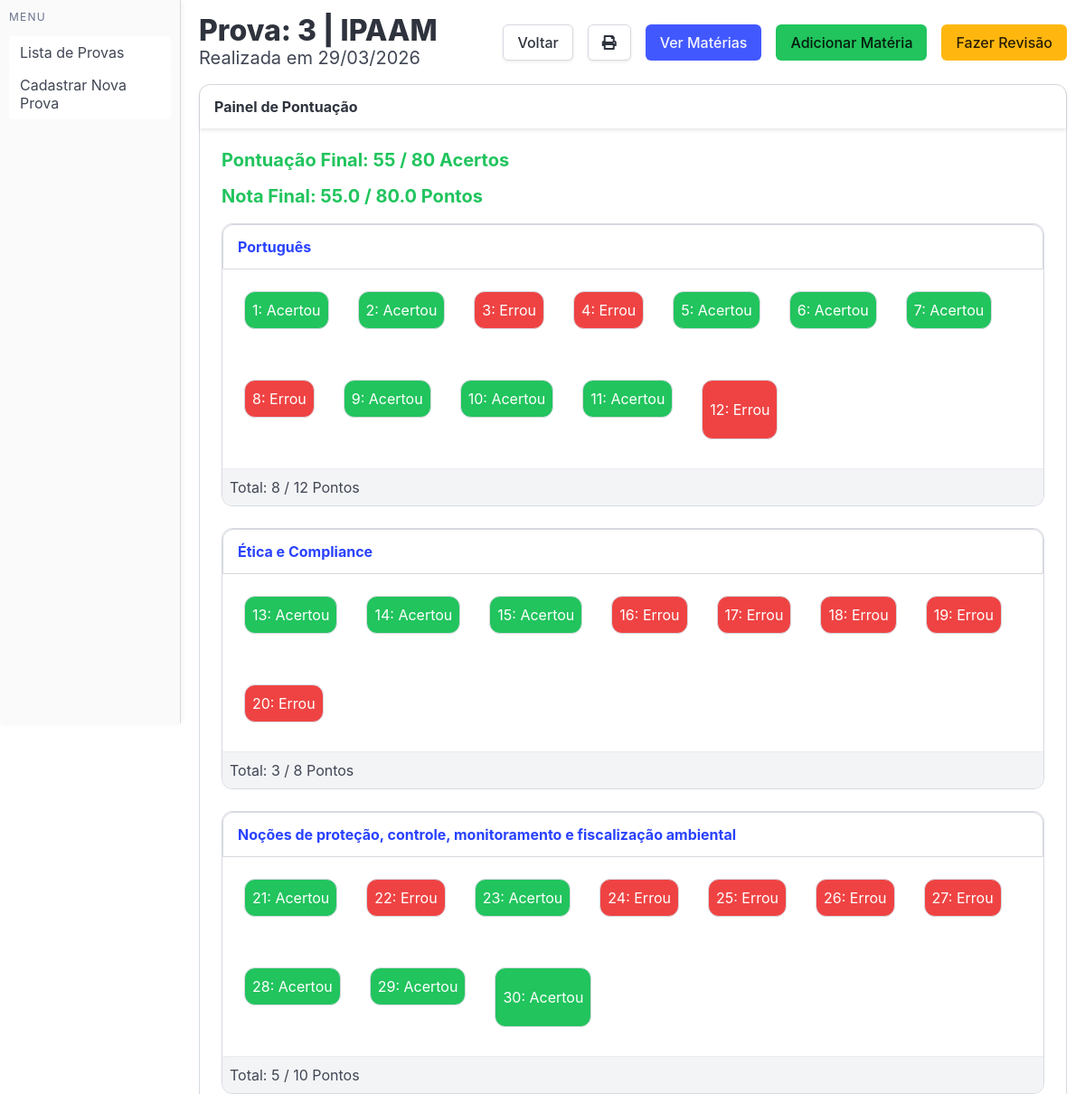
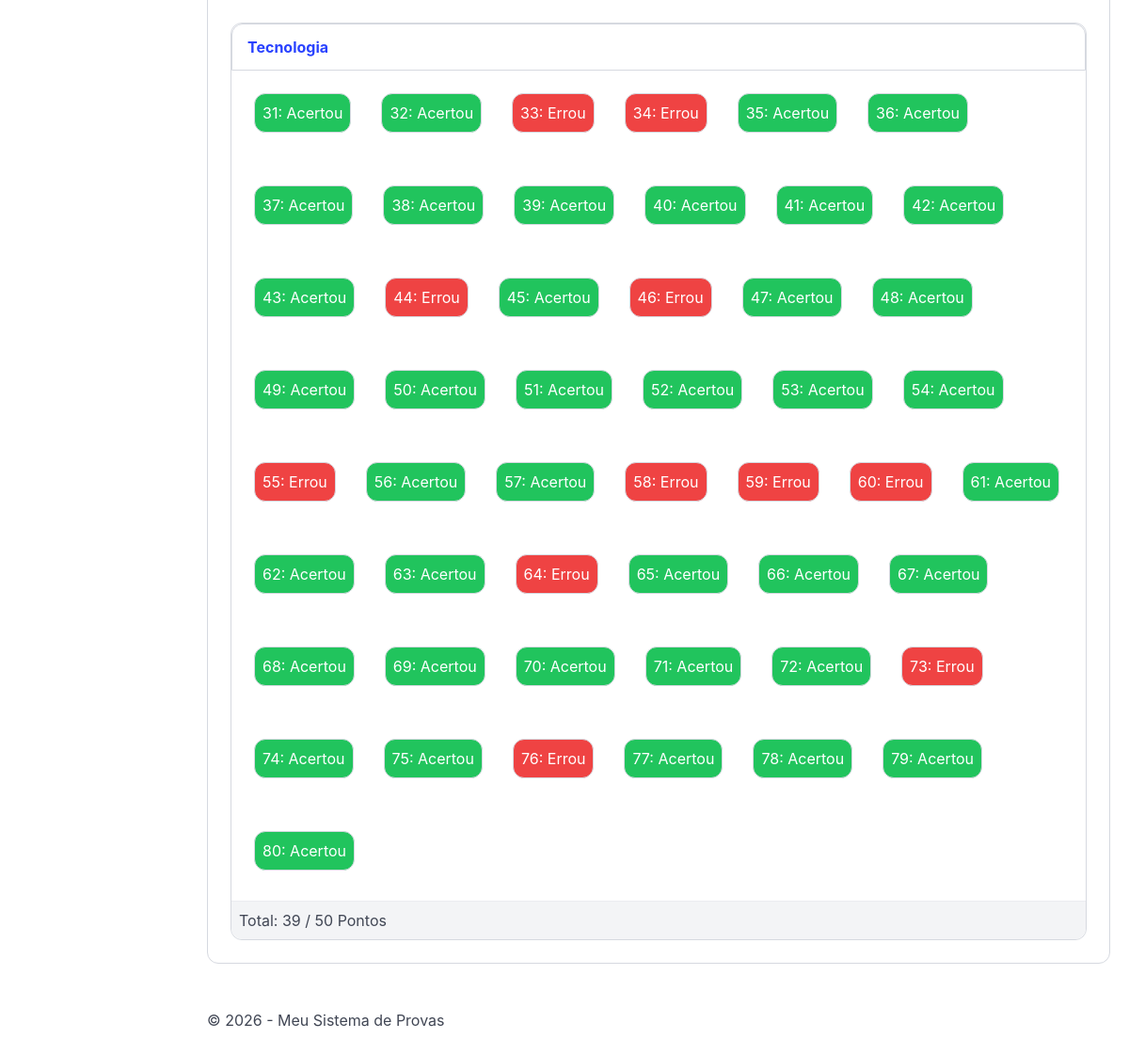
The page /provas/ver/3 on the database as committed earlier (2 pictures, top to bottom).
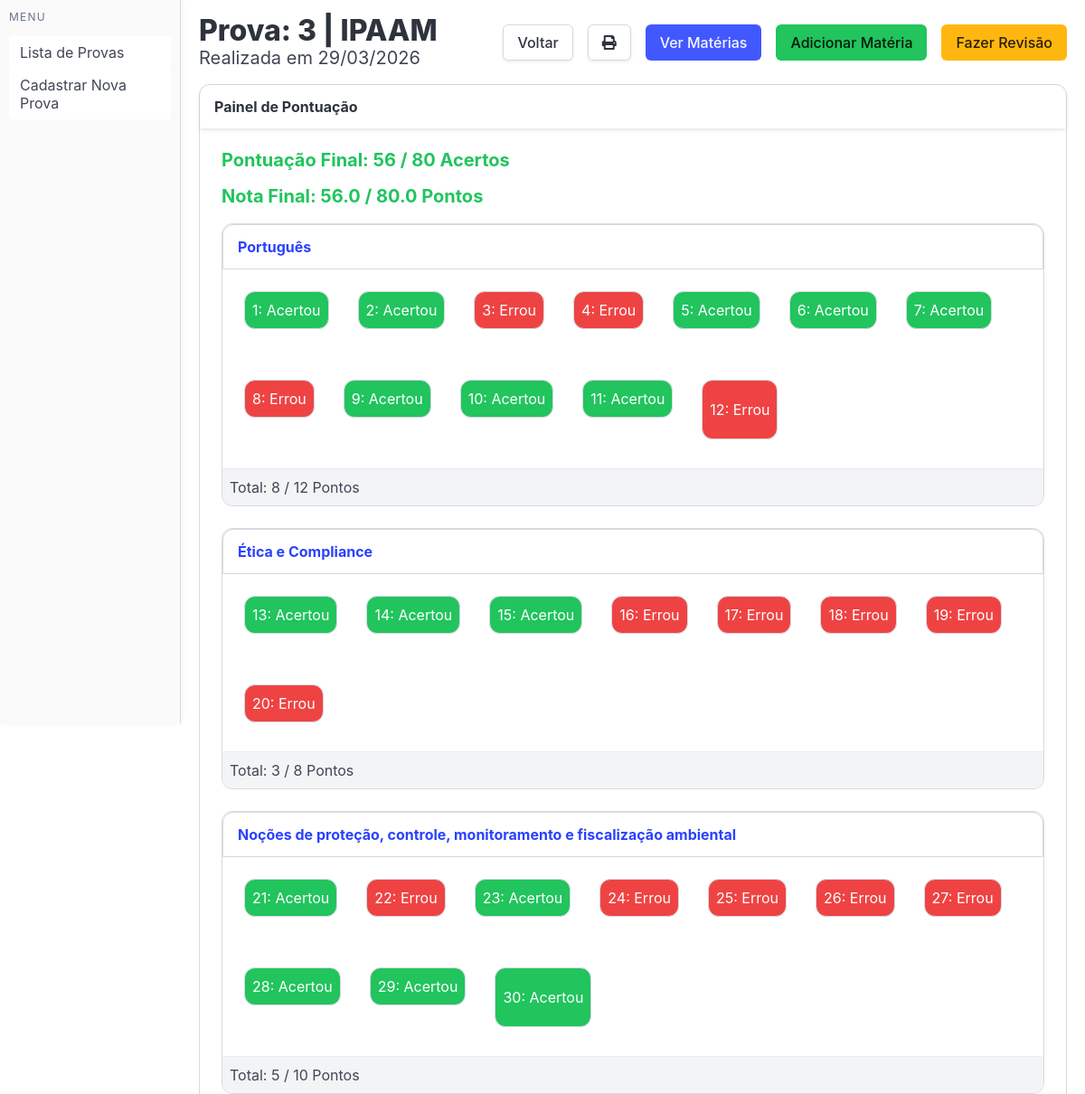
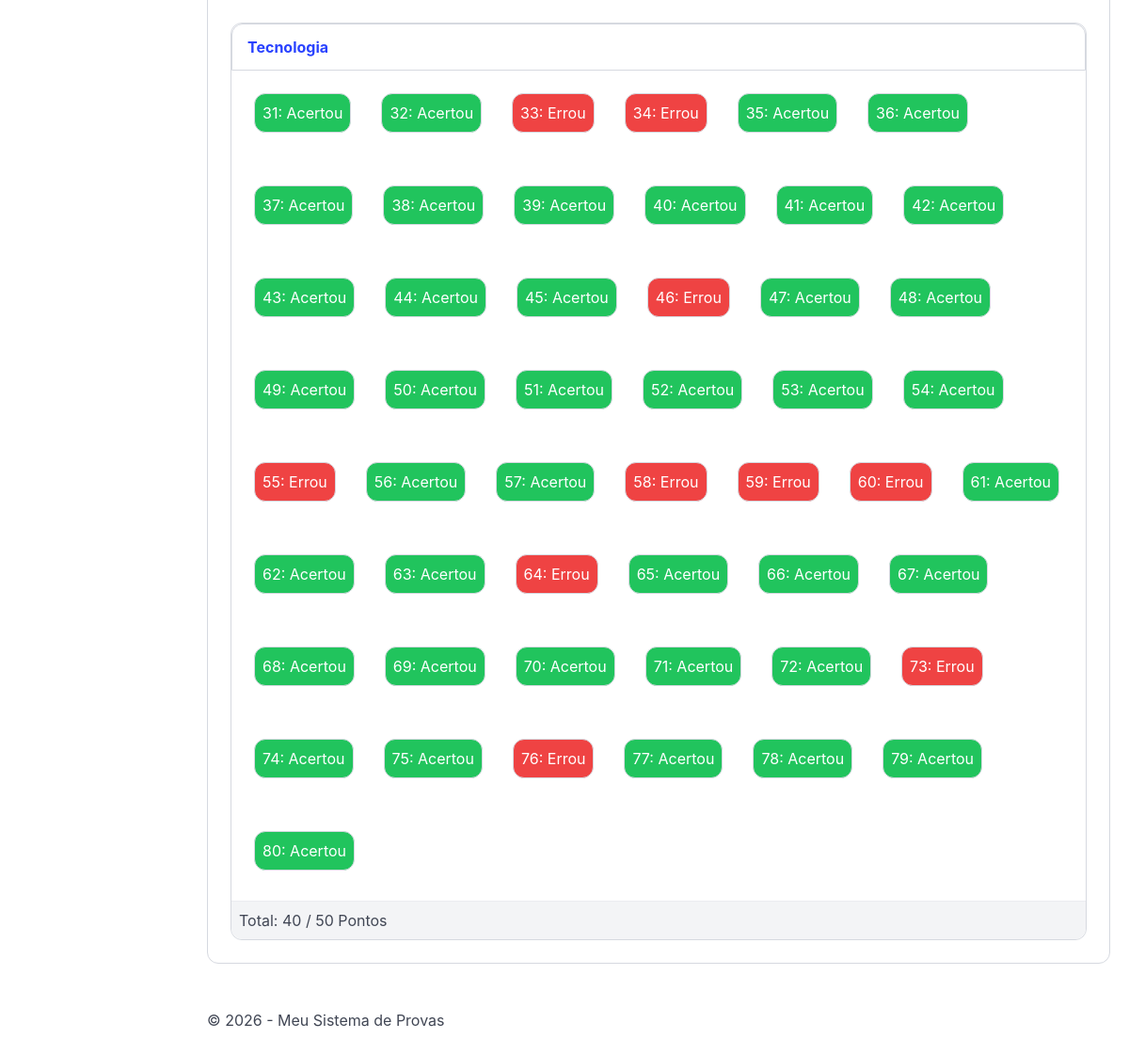
The same page on the database as committed later (2 pictures, top to bottom).
### core/models.py (models this page shows, shortened)
class Questao(models.Model):
    OPCOES_CHOICES = [
        ('A', 'A'),
        ('B', 'B'),
        ('C', 'C'),
        ('D', 'D'),
        ('E', 'E'),
    ]
    id = models.BigAutoField(primary_key=True)
    numero = models.CharField(max_length=2)
    valor = models.BooleanField()
    materia_fk = models.ForeignKey(Materia, on_delete=models.CASCADE)
    resposta_correta = models.CharField(max_length=1, choices=OPCOES_CHOICES, null=True)
    resposta_inserida = models.CharField(max_length=1, choices=OPCOES_CHOICES, null=True)
    peso = models.FloatField(null=False, default=1)
    anulada = models.BooleanField(null=False, default=False)
    class Meta:
        db_table = 'questao'

class Materia(models.Model):
    id = models.BigAutoField(primary_key=True)
    nome = models.CharField(max_length=100)
    prova_fk = models.ForeignKey(Prova, on_delete=models.CASCADE)
    ordem = models.IntegerField(null=True)
    class Meta:
        db_table = 'materia'

### core/views.py (the view)
# urls.py: path('provas/ver/<int:id>', verProva),
def verProva(request, id):
    model = Prova.objects.filter(id = id).first()
    materias = Materia.objects.filter(prova_fk=id).order_by('ordem').prefetch_related('questao_set')
    totais = model.obterTotais()
    totalAcertos = totais['totalAcertos']
    totalQuestoes = totais['totalQuestoes']
    notaFinal = totais['notaFinal']
    notaTotal = totais['notaTotal']
    return render(request, 'core/ver_prova.html', {
        'model': model,
        'materias': materias,
        'totais': totais['totais'],
        'totalAcertos': totalAcertos,
        'totalQuestoes': totalQuestoes,
        'notaFinal': notaFinal,
        'notaTotal': notaTotal,
    })

### core/models.py (called while the page is built)
    def obterTodasQuestoes(self, provaId=None):
        id = self.id if provaId is None else provaId
        return Questao.objects.filter(materia_fk__prova_fk=id)

### core/templatetags/dict_extras.py (called while the page is built)
@register.filter
def get_item(d, key):
    return d.get(key)

### core/templates/core/ver_prova.html
{% extends "core/base.html" %}
{% load dict_extras %}
{% block content %}
<div class="is-flex is-justify-content-space-between is-align-items-center">
    <div>
        <h1 class="title">Prova: {{ model.id }} | {{ model.nome }}</h1>
        <p class="subtitle">Realizada em {{ model.data|date:"d/m/Y" }} </p>
    </div>
    <div class="is-flex is-gap-2">
        <a class="button is-default" href="/provas">Voltar</a>
        <a class="button is-default" href="/provas/pdf/{{ model.id }}" target="_blank"><i class="fas fa-print"></i></a>
        <a class="button is-link" href="/provas/ver_materias/{{ model.id }}">Ver Matérias</a>
        <a class="button is-primary" href="/provas/criar-materia/{{ model.id }}">Adicionar Matéria</a>
        <a class="button is-warning" href="/provas/revisar/{{ model.id }}">Fazer Revisão</a>
    </div>
</div>
<div class="card mt-4 is-shadowless has-border">
    <div class="card-header">
        <div class="card-header-title">
            Painel de Pontuação
        </div>
    </div>
    <div class="card-content">
        <h5 class="is-size-5 has-text-weight-bold {% if totalAcertos > 48 %} has-text-primary {% else %} has-text-danger {% endif %}">
            Pontuação Final: {{ totalAcertos }} / {{ totalQuestoes }} Acertos
        </h5>
        <h5 class="is-size-5 has-text-weight-bold {% if notaFinal > 48 %} has-text-primary {% else %} has-text-danger {% endif %}">
            Nota Final: {{ notaFinal }} / {{ notaTotal }} Pontos
        </h5>
        {% for materia in materias %}
        <div class="card is-shadowless has-border">
            <div class="card-header is-shadowless has-border">
                <div class="card-header-title">
                    <a class="" href="/provas/ver_questoes/{{ materia.id }}"> {{ materia.nome }} </a>
                </div>
            </div>
            <div class="card-content">
                <div class="is-flex is-gap-4 is-flex-wrap-wrap">
                    {% for questao in materia.questao_set.all %}
                    <div
                        class="box is-shadowless has-border is-flex is-justify-content-center is-align-items-center p-2 {% if questao.valor %} has-background-primary {% else %} has-background-danger {% endif %}">
                        {{ questao.numero }}:
                        {% if questao.valor %} Acertou {% else %} Errou {% endif %}
                    </div>
                    {% endfor %}
                </div>
            </div>
            {% with total=totais|get_item:materia.nome %}
            <footer class="card-footer has-background-light p-2 mt-2">
                <p>Total: {{ total.acertos }} / {{ total.total }} Pontos</p>
            </footer>
            {% endwith %}
        </div>
        {% endfor %}
    </div>
</div>
{% endblock %}

Rows that differ between the two databases and show on the page:
changed Materia "Tecnologia": acertos "39" → "40"
changed Questao (number 44 of 80 on the later page): valor "Errou" → "Acertou"
Other text that changed with them:
{{ totalAcertos }}: "55" → "56"
{{ notaFinal }}: "55.0" → "56.0"
